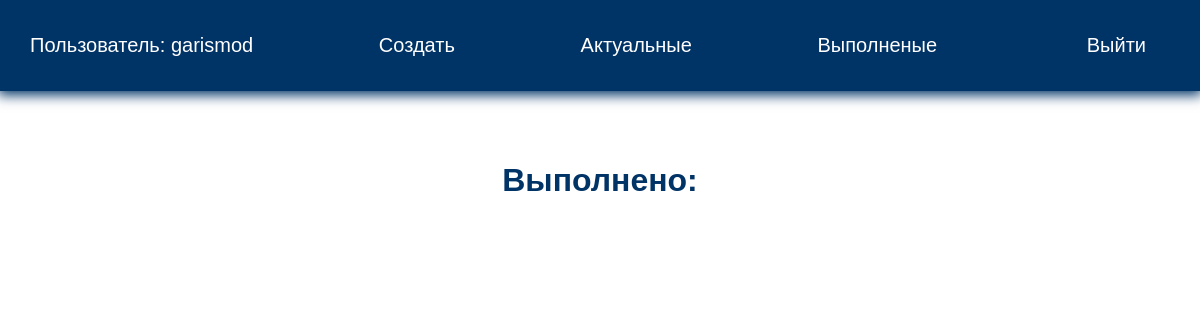
The app's page /completed/ (signed in), older data.
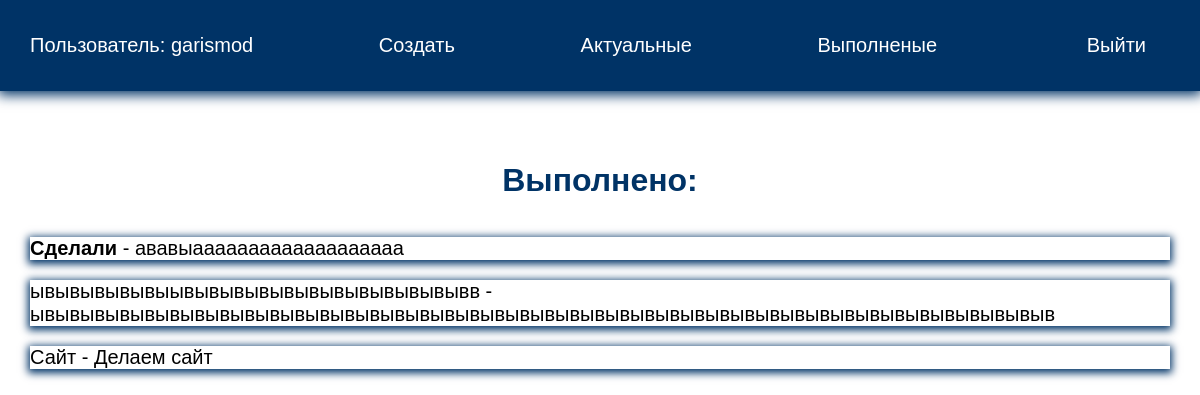
The same page, newer data.
### todo/models.py (models this page shows, shortened)
class Todo(models.Model):
    title = models.CharField(max_length=100)
    memo = models.TextField(blank=True)
    created = models.DateTimeField(auto_now_add=True)
    date_completed = models.DateTimeField(blank=True, null=True)
    important = models.BooleanField(default=False)
    user = models.ForeignKey(User, on_delete=models.CASCADE)

### todo/views.py (the view)
# urls.py: path('completed/', views.completed_todos, name="completedtodos"),
@login_required
def completed_todos(request):
    todos = Todo.objects.filter(user=request.user, date_completed__isnull=False).order_by('-date_completed')
    return render(request, 'todo/completedtodos.html', {'todos': todos})

### todo/templates/todo/completedtodos.html
{% extends 'todo/base.html' %}
{% block content %}
<h1>Выполнено:</h1>
<ul>
    {% for todo in todos %}
    <li>
        {% if todo.important %}
        <b>{{ todo.title }}</b>
        {% else %}
        {{ todo.title }}
        {% endif %}
        {% if todo.memo %}
         - {{ todo.memo }}
        {% endif %}
    </li>
    {% endfor %}
</ul>
{% endblock %}

Row changes from the older to the newer data that the page shows:
added Todo: title "Сделали", memo "ававыааааааааааааааааааа"
now on this page (row edited): Todo: title "ывывывывывыывывывывывывывывывывывывв", memo "ывывывывывывывывывывывывывывывывывывывывывывывывывывывывывывывывывывывывывывывывыв"
now on this page (row edited): Todo: title "Сайт", memo "Делаем сайт"
